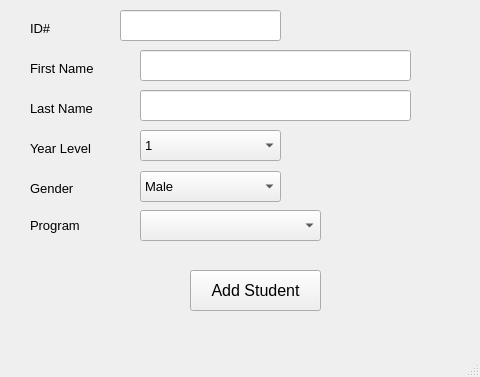
<?xml version="1.0" encoding="UTF-8"?>
<ui version="4.0">
 <class>addStudentWindow</class>
 <widget class="QMainWindow" name="addStudentWindow">
  <property name="geometry">
   <rect>
    <x>0</x>
    <y>0</y>
    <width>480</width>
    <height>377</height>
   </rect>
  </property>
  <property name="windowTitle">
   <string>Add Student</string>
  </property>
  <widget class="QWidget" name="centralwidget">
   <widget class="QPushButton" name="addStudentSubmit">
    <property name="geometry">
     <rect>
      <x>190</x>
      <y>270</y>
      <width>131</width>
      <height>41</height>
     </rect>
    </property>
    <property name="font">
     <font>
      <pointsize>12</pointsize>
     </font>
    </property>
    <property name="text">
     <string>Add Student</string>
    </property>
   </widget>
   <widget class="QLabel" name="label">
    <property name="geometry">
     <rect>
      <x>30</x>
      <y>20</y>
      <width>55</width>
      <height>16</height>
     </rect>
    </property>
    <property name="font">
     <font>
      <pointsize>10</pointsize>
     </font>
    </property>
    <property name="text">
     <string>ID#</string>
    </property>
   </widget>
   <widget class="QLabel" name="label_2">
    <property name="geometry">
     <rect>
      <x>30</x>
      <y>60</y>
      <width>81</width>
      <height>16</height>
     </rect>
    </property>
    <property name="font">
     <font>
      <pointsize>10</pointsize>
     </font>
    </property>
    <property name="text">
     <string>First Name</string>
    </property>
   </widget>
   <widget class="QLabel" name="label_3">
    <property name="geometry">
     <rect>
      <x>30</x>
      <y>100</y>
      <width>81</width>
      <height>16</height>
     </rect>
    </property>
    <property name="font">
     <font>
      <pointsize>10</pointsize>
     </font>
    </property>
    <property name="text">
     <string>Last Name</string>
    </property>
   </widget>
   <widget class="QLabel" name="label_4">
    <property name="geometry">
     <rect>
      <x>30</x>
      <y>140</y>
      <width>81</width>
      <height>16</height>
     </rect>
    </property>
    <property name="font">
     <font>
      <pointsize>10</pointsize>
     </font>
    </property>
    <property name="text">
     <string>Year Level</string>
    </property>
   </widget>
   <widget class="QLabel" name="label_5">
    <property name="geometry">
     <rect>
      <x>30</x>
      <y>180</y>
      <width>61</width>
      <height>16</height>
     </rect>
    </property>
    <property name="font">
     <font>
      <pointsize>10</pointsize>
     </font>
    </property>
    <property name="text">
     <string>Gender</string>
    </property>
   </widget>
   <widget class="QLabel" name="label_6">
    <property name="geometry">
     <rect>
      <x>30</x>
      <y>210</y>
      <width>71</width>
      <height>31</height>
     </rect>
    </property>
    <property name="font">
     <font>
      <pointsize>10</pointsize>
     </font>
    </property>
    <property name="text">
     <string>Program</string>
    </property>
   </widget>
   <widget class="QLineEdit" name="idAdd">
    <property name="geometry">
     <rect>
      <x>120</x>
      <y>10</y>
      <width>161</width>
      <height>31</height>
     </rect>
    </property>
    <property name="font">
     <font>
      <pointsize>10</pointsize>
     </font>
    </property>
   </widget>
   <widget class="QLineEdit" name="fnameAdd">
    <property name="geometry">
     <rect>
      <x>140</x>
      <y>50</y>
      <width>271</width>
      <height>31</height>
     </rect>
    </property>
    <property name="font">
     <font>
      <pointsize>10</pointsize>
     </font>
    </property>
   </widget>
   <widget class="QLineEdit" name="lnameAdd">
    <property name="geometry">
     <rect>
      <x>140</x>
      <y>90</y>
      <width>271</width>
      <height>31</height>
     </rect>
    </property>
    <property name="font">
     <font>
      <pointsize>10</pointsize>
     </font>
    </property>
    <property name="text">
     <string/>
    </property>
   </widget>
   <widget class="QComboBox" name="ylvlAdd">
    <property name="geometry">
     <rect>
      <x>140</x>
      <y>130</y>
      <width>141</width>
      <height>31</height>
     </rect>
    </property>
    <property name="font">
     <font>
      <pointsize>10</pointsize>
     </font>
    </property>
    <item>
     <property name="text">
      <string>1</string>
     </property>
    </item>
    <item>
     <property name="text">
      <string>2</string>
     </property>
    </item>
    <item>
     <property name="text">
      <string>3</string>
     </property>
    </item>
    <item>
     <property name="text">
      <string>4</string>
     </property>
    </item>
   </widget>
   <widget class="QComboBox" name="genderAdd">
    <property name="geometry">
     <rect>
      <x>140</x>
      <y>171</y>
      <width>141</width>
      <height>31</height>
     </rect>
    </property>
    <property name="font">
     <font>
      <pointsize>10</pointsize>
     </font>
    </property>
    <item>
     <property name="text">
      <string>Male</string>
     </property>
    </item>
    <item>
     <property name="text">
      <string>Female</string>
     </property>
    </item>
   </widget>
   <widget class="QComboBox" name="programAdd">
    <property name="geometry">
     <rect>
      <x>140</x>
      <y>210</y>
      <width>181</width>
      <height>31</height>
     </rect>
    </property>
    <property name="font">
     <font>
      <pointsize>10</pointsize>
     </font>
    </property>
   </widget>
  </widget>
  <widget class="QMenuBar" name="menubar">
   <property name="geometry">
    <rect>
     <x>0</x>
     <y>0</y>
     <width>480</width>
     <height>26</height>
    </rect>
   </property>
  </widget>
  <widget class="QStatusBar" name="statusbar"/>
 </widget>
 <resources/>
 <connections/>
</ui>
